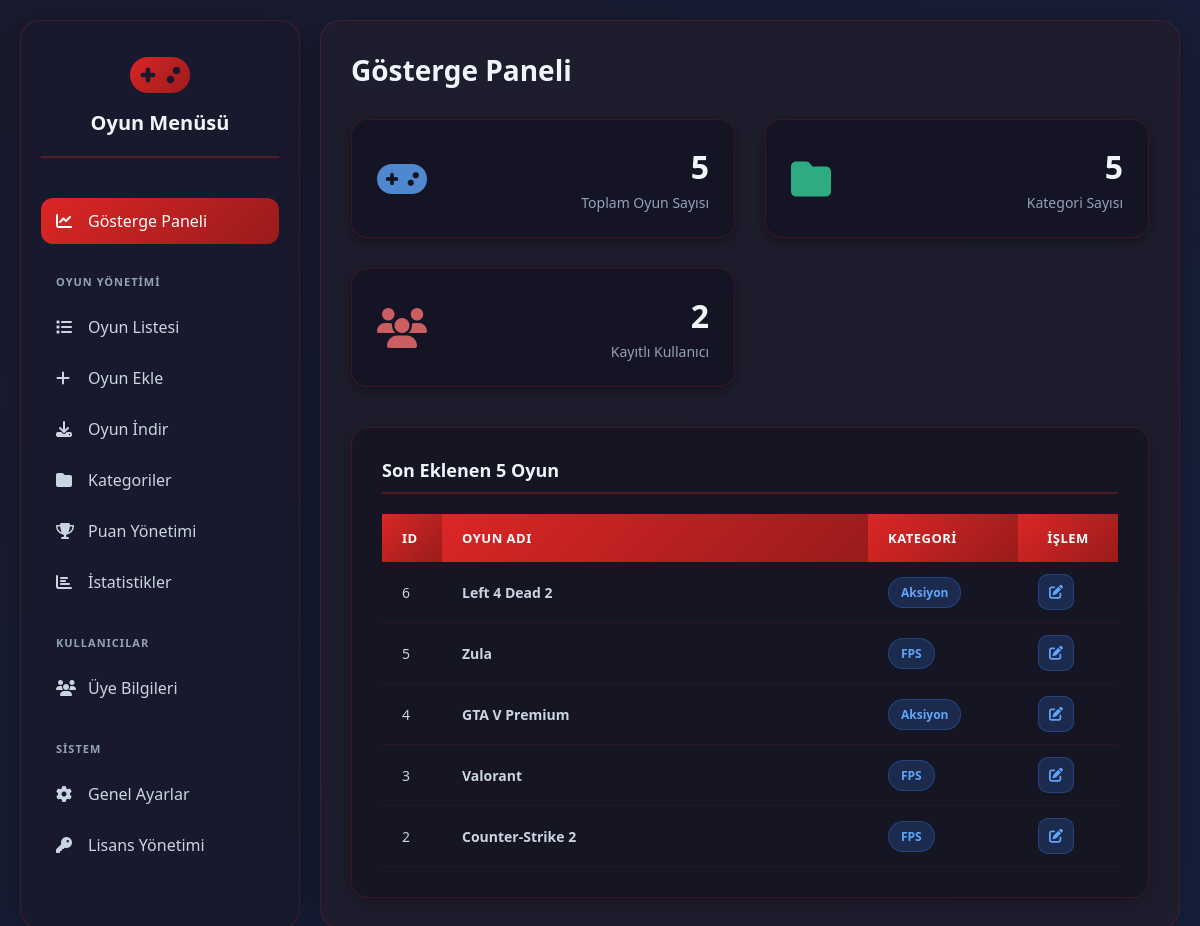
The page /admin on the database its author committed.
### tables this page shows
CREATE TABLE games (
            id INTEGER PRIMARY KEY AUTOINCREMENT,
            oyun_adi TEXT NOT NULL,
            aciklama TEXT,
            cover_image TEXT,
            youtube_id TEXT,
            save_yolu TEXT,
            calistirma_tipi TEXT NOT NULL,
            calistirma_verisi TEXT NOT NULL,
            cikis_yili TEXT,
            pegi TEXT,
            category_id INTEGER,
            average_rating REAL NOT NULL DEFAULT 0,
            rating_count INTEGER NOT NULL DEFAULT 0, click_count INTEGER NOT NULL DEFAULT 0, launch_script TEXT,
            FOREIGN KEY (category_id) REFERENCES categories (id)
        );

CREATE TABLE categories (
            id INTEGER PRIMARY KEY AUTOINCREMENT,
            name TEXT NOT NULL UNIQUE
        );

### app.py (the view)
@app.route('/admin')
def admin_index():
    conn = get_db_connection()
    game_count = conn.execute('SELECT COUNT(*) FROM games').fetchone()[0]
    category_count = conn.execute('SELECT COUNT(*) FROM categories').fetchone()[0]
    user_count = conn.execute('SELECT COUNT(*) FROM users').fetchone()[0]
    stats = {
        'game_count': game_count,
        'category_count': category_count,
        'user_count': user_count
    }
    query = """
    SELECT g.id, g.oyun_adi, c.name as category_name
    FROM games g
    LEFT JOIN categories c ON g.category_id = c.id
    ORDER BY g.id DESC
    LIMIT 5
    """
    recent_games = conn.execute(query).fetchall()
    conn.close()
    recent_games_list = [dict(game) for game in recent_games]
    return render_template('index.html', stats=stats, recent_games=recent_games_list)

### app.py (called while the page is built)
def get_db_connection():
    conn = sqlite3.connect(DATABASE, check_same_thread=False)
    conn.row_factory = sqlite3.Row
    return conn

### templates/index.html (shortened to what this page needs)
{% extends 'base_admin.html' %}
{% block content %}
    <div class="header">
        <h1>Gösterge Paneli</h1>
    </div>
    <div class="stats-grid">
        <div class="stat-card stat-games">
            <div class="stat-icon"><i class="fas fa-gamepad"></i></div>
            <div class="stat-info">
                <div class="stat-value">{{ stats.game_count }}</div>
                <div class="stat-label">Toplam Oyun Sayısı</div>
            </div>
        </div>
        <div class="stat-card stat-categories">
            <div class="stat-icon"><i class="fas fa-folder"></i></div>
            <div class="stat-info">
                <div class="stat-value">{{ stats.category_count }}</div>
                <div class="stat-label">Kategori Sayısı</div>
            </div>
        </div>
        <div class="stat-card stat-users">
            <div class="stat-icon"><i class="fas fa-users"></i></div>
            <div class="stat-info">
                <div class="stat-value">{{ stats.user_count }}</div>
                <div class="stat-label">Kayıtlı Kullanıcı</div>
            </div>
        </div>
    </div>
    <div class="form-container">
        <div class="section-title">Son Eklenen 5 Oyun</div>
        {% if recent_games %}
            <table class="recent-games-table">
                <thead>
                    <tr>
                        <th style="width: 60px;">ID</th>
                        <th>Oyun Adı</th>
                        <th style="width: 150px;">Kategori</th>
                        <th style="width: 100px; text-align: center;">İşlem</th>
                    </tr>
                </thead>
                <tbody>
                    {% for game in recent_games %}
                    <tr>
                        <td>{{ game.id }}</td>
                        <td class="game-name">{{ game.oyun_adi }}</td>
                        <td>
                            <span class="badge badge-{{ 'uncategorized' if not game.category_name else 'default' }}">
                                {{ game.category_name or 'Kategorisiz' }}
                            </span>
                        </td>
                        <td style="text-align: center;">
                            <a href="{{ url_for('edit_game', game_id=game.id) }}" class="btn-icon btn-edit" title="Düzenle">
                                <i class="fas fa-edit"></i>
                            </a>
                        </td>
                    </tr>
                    {% endfor %}
                </tbody>
            </table>
        {% else %}
            <p style="color: #94a3b8; text-align: center;">Henüz sisteme eklenmiş bir oyun bulunmamaktadır. Hemen bir oyun ekleyin!</p>
        {% endif %}
    </div>
{% endblock %}

### static/css/admin_styles.css (style rules this page uses)
* { margin: 0; padding: 0; box-sizing: border-box; }
body { font-family: 'Segoe UI', Tahoma, Geneva, Verdana, sans-serif; background: linear-gradient(135deg, #1a1a2e 0%, #16213e 100%); min-height: 100vh; padding: 20px; color: #f1f5f9; background-repeat: no-repeat; background-size: cover; background-attachment: fixed; }
.header { display: flex; justify-content: space-between; align-items: center; margin-bottom: 30px; flex-shrink: 0; }
.header h1 { font-size: 28px; color: #f1f5f9; font-weight: 700; border-bottom: none; padding-bottom: 0; margin-top: 0; }
.btn-icon { width: 36px; height: 36px; border-radius: 10px; border: none; cursor: pointer; display: flex; align-items: center; justify-content: center; transition: all 0.3s ease; text-decoration: none; }
.btn-edit { background: rgba(59, 130, 246, 0.2); color: #60a5fa; border: 1px solid rgba(59, 130, 246, 0.3); }
table { width: 100%; border-collapse: collapse; }
thead { background: linear-gradient(135deg, #dc2626 0%, #991b1b 100%); }
thead th { padding: 18px 20px; text-align: left; color: white; font-weight: 600; font-size: 13px; text-transform: uppercase; letter-spacing: 0.5px; }
tbody tr { border-bottom: 1px solid rgba(220, 38, 38, 0.1); transition: all 0.3s ease; }
tbody tr:last-child { border-bottom: none; }
tbody td { padding: 18px 20px; color: #cbd5e1; font-size: 14px; white-space: normal; }
.game-name { font-weight: 600; color: #f1f5f9; }
.badge { display: inline-block; padding: 6px 12px; border-radius: 20px; font-size: 12px; font-weight: 600; }
.badge-default { background: rgba(59, 130, 246, 0.2); color: #60a5fa; border: 1px solid rgba(59, 130, 246, 0.3); }
.form-container { background: rgba(20, 20, 36, 0.8); border-radius: 16px; padding: 30px; box-shadow: 0 4px 20px rgba(0, 0, 0, 0.3); border: 1px solid rgba(220, 38, 38, 0.2); flex-grow: 1; overflow-y: auto; }
.section-title { font-size: 18px; font-weight: 700; color: #f1f5f9; margin-bottom: 20px; padding-bottom: 10px; border-bottom: 2px solid rgba(220, 38, 38, 0.3); }
.stats-grid { display: grid; grid-template-columns: repeat(auto-fit, minmax(250px, 1fr)); gap: 30px; margin-bottom: 40px; flex-shrink: 0; }
.stat-card { background: rgba(20, 20, 36, 0.9); border-radius: 16px; padding: 25px; display: flex; align-items: center; justify-content: space-between; box-shadow: 0 4px 15px rgba(0, 0, 0, 0.4); transition: transform 0.3s ease, box-shadow 0.3s ease; border: 1px solid rgba(220, 38, 38, 0.2); }
.stat-icon i { font-size: 40px; opacity: 0.8; }
.stat-info { text-align: right; }
.stat-value { font-size: 32px; font-weight: 700; color: #f1f5f9; margin-bottom: 5px; }
.stat-label { font-size: 14px; color: #94a3b8; font-weight: 500; }
.stat-games .stat-icon i { color: #60a5fa; }
.stat-categories .stat-icon i { color: #34d399; }
.stat-users .stat-icon i { color: #f87171; }
.recent-games-table { width: 100%; border-collapse: collapse; }
.recent-games-table thead th { padding: 15px 20px; text-align: left; color: white; font-weight: 600; font-size: 13px; text-transform: uppercase; letter-spacing: 0.5px; background: linear-gradient(135deg, #dc2626 0%, #991b1b 100%); }
.recent-games-table tbody tr { border-bottom: 1px solid rgba(220, 38, 38, 0.1); transition: background-color 0.3s ease; }
.recent-games-table tbody td { padding: 12px 20px; color: #cbd5e1; font-size: 14px; vertical-align: middle; }

### rows shown on the page
games: id "6", oyun_adi "Left 4 Dead 2", name "Aksiyon"
games: id "5", oyun_adi "Zula", name "FPS"
games: id "4", oyun_adi "GTA V Premium", name "Aksiyon"
games: id "3", oyun_adi "Valorant", name "FPS"
games: id "2", oyun_adi "Counter-Strike 2", name "FPS"

### other values the page prints
{{ stats.game_count }} "5"
{{ stats.category_count }} "5"
{{ stats.user_count }} "2"
